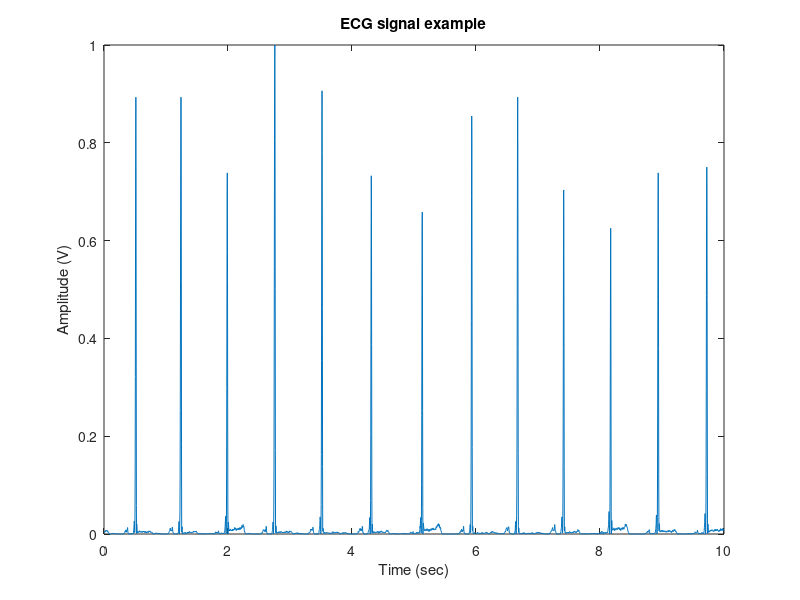
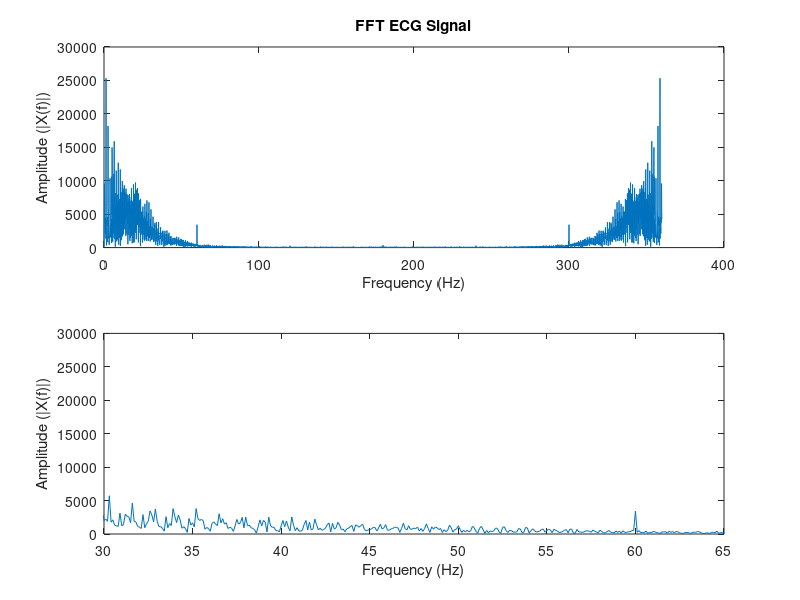

Reproduce these figures in MATLAB, in order. (Note: this script raises an error after producing the figures.)
%{ 
Midterm Problem 3
Linear Systems
Alyssa Jackson
%}

close all; clear all; clc;

%% load signal
ECG_signal = load('./100m.mat') ;
x = ECG_signal.val ;
Fs = ECG_signal.Fs ;

% Removing the DC Offset from the Signal
x = x - mean(x);

% Finding the Time Scale of the Signal
T = 1/Fs;
N = length(x);

t = (0:N-1)*T;

% Normalizing the Signal
Norm_signal = x.^2;
Norm_signal = Norm_signal / max(abs(Norm_signal));

figure("Name","Part 1");
plot(t, Norm_signal)
title('ECG signal example')
xlabel("Time (sec)");
ylabel("Amplitude (V)");

% FTT Computations
Y = abs(fft(x));

f = ([0:N-1]/N)*Fs;

figure("Name","Part 2")
subplot(2,1,1)
plot(f, Y)
title("FFT ECG Signal")
xlabel("Frequency (Hz)");
ylabel("Amplitude (|X(f)|)");

subplot(2,1,2)
plot(f, Y)
xlabel("Frequency (Hz)");
ylabel("Amplitude (|X(f)|)");
xlim([30 65])

% Filtering Out the Noise from the Signal
% Noise Frequencies
fc1 = 35;
fc2 = 60;
fc = [5 30];

fs = Fs;
syms z;
[b,a] = butter(6,fc/(fs/2));
%freqz(b,a,[],fs);
filtered_data= filtfilt(b, a, x); % zero-phase shift

figure("Name","Part 3 (i")
plot(t, filtered_data)
title("Filtered ECG Signal w/ filtfilt function")
xlabel("Time (sec)");
ylabel("Amplitude (V)");

Y2 = abs(fft(filtered_data));

f = ([0:N-1]/N)*Fs;

figure("Name","Part 3 (ii")
subplot(2,1,1)
plot(f, Y2)
title("FFT ECG Signal")
xlabel("Frequency (Hz)");
ylabel("Amplitude (|X(f)|)");

subplot(2,1,2)
plot(f, Y2)
xlabel("Frequency (Hz)");
ylabel("Amplitude (|X(f)|)");
xlim([30 65])

% Finding the QRS Complex Peaks
h = ones (1,36)/36; % 0.1secs
% Apply filter
x = conv (Norm_signal ,h,'same');
x = x/max(abs(x));

max_h = max(x);
thresh = 2*mean(x);
poss_reg =(x>thresh*max_h)';

left = find(diff([0 poss_reg'])==1);
right = find(diff([poss_reg' 0])==-1);

for i=1:length(left)
    [R_value(i) R_loc(i)] = max(x(left(i):right(i)));
    R_loc(i) = R_loc(i)-1+left(i); % add offset
end

freq_heartbeat = length(left)/max(t);

% Using Findpeaks functions
[pks, locs] = findpeaks(Norm_signal);
other_freq = length(pks)/max(t);

figure("Name","Part 5")
subplot(2,1,1); hold on;
plot(t,x,'b')
plot(t(R_loc),x(R_loc),'m*','LineWidth',5)
title(['Dominant Frequency of the ECG is ', num2str(freq_heartbeat), 'Hz'])
xlabel("Time (sec)");
ylabel("Amplitude (V)");

subplot(2,1,2); hold on;
plot(t,x,'b')
plot(t(locs),x(locs),'m*','LineWidth',5)
title(['Dominant Frequency of the ECG is ', num2str(other_freq), 'Hz'])
xlabel("Time (sec)");
ylabel("Amplitude (V)");

% Safe to say that our code calculation is much more accurate than the
% findpeaks() function due to the fact that we can find the QRS Complex
% and use it to find the highest peak to find the bpm.
